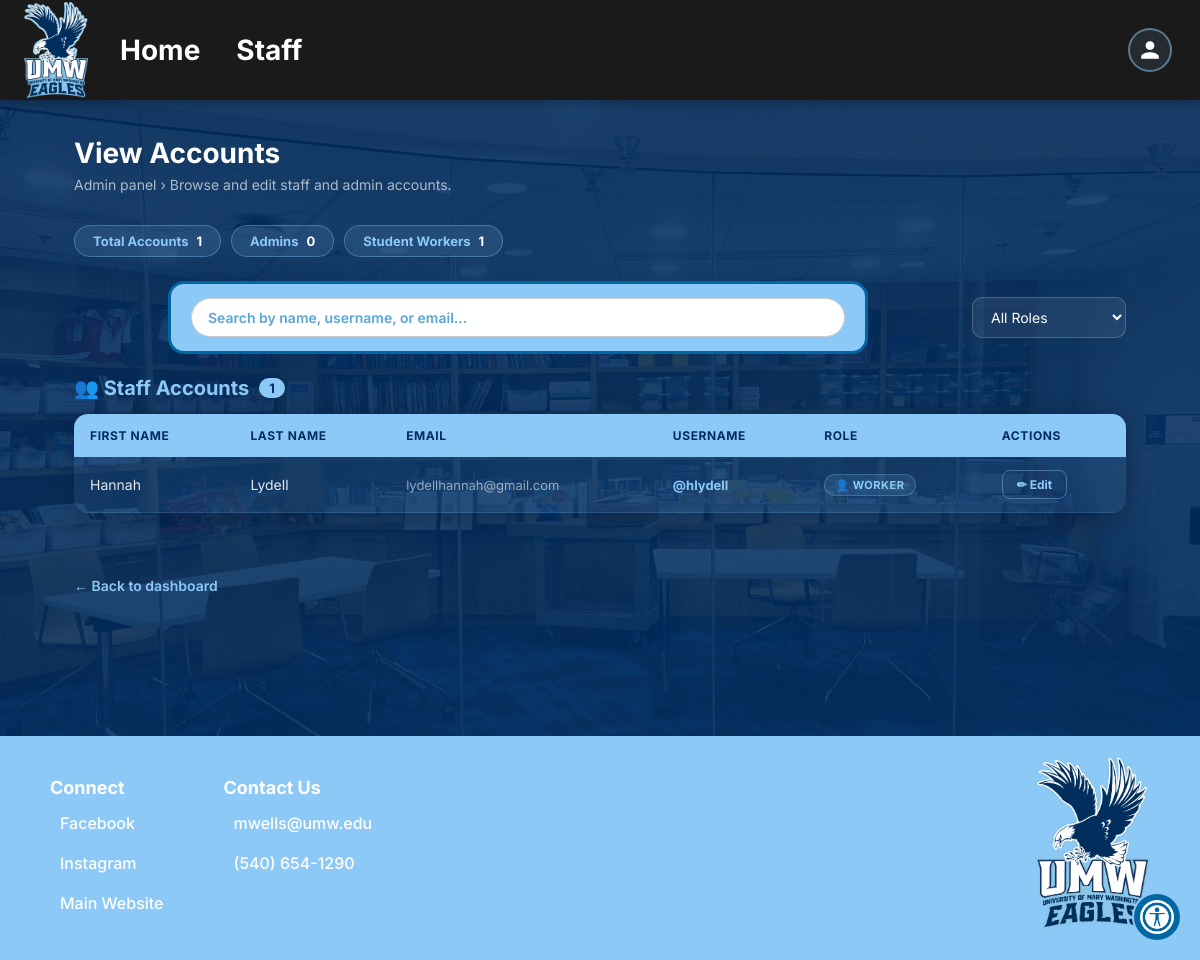
/view-worker.php (signed in), run on the app's committed database.
### tables this page shows
CREATE TABLE `dbpersons` (
  `id` varchar(256) NOT NULL,
  `start_date` text DEFAULT NULL,
  `first_name` text NOT NULL,
  `last_name` text DEFAULT NULL,
  `street_address` text DEFAULT NULL,
  `city` text DEFAULT NULL,
  `state` varchar(2) DEFAULT NULL,
  `zip_code` text DEFAULT NULL,
  `phone1` varchar(12) DEFAULT NULL,
  `over21` tinyint(1) DEFAULT NULL,
  `phone1type` text DEFAULT NULL,
  `emergency_contact_phone` varchar(12) DEFAULT NULL,
  `emergency_contact_phone_type` text DEFAULT NULL,
  `birthday` text DEFAULT NULL,
  `email` text DEFAULT NULL,
  `email_prefs` enum('true','false') DEFAULT NULL,
  `emergency_contact_first_name` text DEFAULT NULL,
  `contact_num` varchar(255) DEFAULT 'n/a',
  `emergency_contact_relation` text DEFAULT NULL,
  `contact_method` text DEFAULT NULL,
  `type` text DEFAULT NULL,
  `status` text DEFAULT NULL,
  `notes` text DEFAULT NULL,
  `password` text DEFAULT NULL,
  `affiliation` varchar(100) DEFAULT NULL,
  `branch` varchar(100) DEFAULT NULL,
  `archived` tinyint(1) DEFAULT NULL,
  `emergency_contact_last_name` text DEFAULT NULL
);

### database/dbPersons.php (called while the page is built, shortened)
<?php
include_once(dirname(__FILE__).'/../domain/Person.php');
function getall_persons() {
    $con=connect();
    $query = 'SELECT * FROM dbpersons WHERE id != "vmsroot"';
    $result = mysqli_query($con,$query);
    $result = mysqli_query($con,$query);
    $thePersons = array();
    while ($result_row = mysqli_fetch_assoc($result)) {
        $thePerson = make_a_person($result_row);
        $thePersons[] = $thePerson;
    }
    return $thePersons;
}
function make_a_person($result_row) {
        $thePerson = new Person(
    @$result_row['id'],
    @$result_row['start_date'],
    @$result_row['first_name'],
    @$result_row['last_name'],
    @$result_row['street_address'],
    @$result_row['city'],
    @$result_row['state'],
    @$result_row['zip_code'],
    @$result_row['phone1'],
    @$result_row['over21'],
    @$result_row['phone1type'],
    @$result_row['emergency_contact_phone'],
    @$result_row['emergency_contact_phone_type'],
    @$result_row['birthday'],
    @$result_row['email'],
    @$result_row['email_prefs'],
    @$result_row['emergency_contact_first_name'],
    @$result_row['contact_num'],
    @$result_row['emergency_contact_relation'],
    @$result_row['contact_method'],
    @$result_row['type'],
    @$result_row['status'],
    @$result_row['notes'],
    @$result_row['password'],
    @$result_row['affiliation'],
    @$result_row['branch'],
    @$result_row['archived'],
    @$result_row['emergency_contact_last_name']
);
    return $thePerson;
}

### domain/Person.php (called while the page is built, shortened)
<?php
class Person {
	private $id;
	private $first_name;
	private $last_name;
	private $email;
	private $type;
	function __construct(
        $id, $start_date, $first_name, $last_name, $street_address, $city, $state,
		$zip_code, $phone1, $age, $phone1type, $emergency_contact_phone,
		$emergency_contact_phone_type, $birthday, $email, $email_prefs,
		$emergency_contact_first_name, $contact_num, $emergency_contact_relation,
		$contact_method, $type, $status, $notes, $password, $affiliation, $branch, $archived,
		$emergency_contact_last_name) {
        $this->id = $id;
		$this->first_name = $first_name;
		$this->last_name = $last_name;
		$this->email = $email;
		$this->type = $type;
    }
	function get_id() {
		return $this->id;
	}
	function get_first_name() {
		return $this->first_name;
	}
	function get_last_name() {
		return $this->last_name;
	}
	function get_email() {
		return $this->email;
	}
	function get_type() {
		return $this->type;
	}
}

### view-worker.php (the view, shortened to what this page needs)
<?php
require_once('database/dbPersons.php');
require_once('domain/Person.php');
$workers = [];
$all_persons = getall_persons();
if ($all_persons) {
    foreach ($all_persons as $p) {
        if (!in_array($p->get_type(), ['admin', 'worker'])) continue;
        $workers[] = $p;
    }
}
usort($workers, fn($a, $b) => strcasecmp($a->get_last_name(), $b->get_last_name()));
$total_count  = count($workers);
$admin_count  = count(array_filter($workers, fn($p) => $p->get_type() === 'admin'));
$worker_count = $total_count - $admin_count;
?>
<!DOCTYPE html>
<html lang="en">
<head>
</head>
<body>
<?php require 'header.php'; ?>
<div class="overlay"></div>
<div class="page-wrapper">
    <h1 class="page-heading">View Accounts</h1>
    <p class="page-subheading">Admin panel › Browse and edit staff and admin accounts.</p>
    <div class="summary-bar">
        <div class="stat-pill">Total Accounts <span><?php echo $total_count; ?></span></div>
        <div class="stat-pill">Admins <span><?php echo $admin_count; ?></span></div>
        <div class="stat-pill">Student Workers <span><?php echo $worker_count; ?></span></div>
    </div>
    <div class="controls-row">
        <div class="search-wrapper">
            <div class="search-box">
                <div class="search-inner">
                    <input class="search-input" type="text" id="searchInput" placeholder="Search by name, username, or email…">
                </div>
            </div>
        </div>
        <select class="filter-select" id="roleFilter">
            <option value="all">All Roles</option>
        </select>
    </div>
    <h2 class="section-heading">
        👥 Staff Accounts
        <span class="badge"><?php echo $total_count; ?></span>
    </h2>
    <div class="table-wrapper">
        <?php if (empty($workers)): ?>
            <div class="empty-state">
                <svg xmlns="http://www.w3.org/2000/svg" fill="none" viewBox="0 0 24 24" stroke="currentColor">
                    <path stroke-linecap="round" stroke-linejoin="round" stroke-width="1.5" d="M17 20h5v-2a3 3 0 00-5.356-1.857M17 20H7m10 0v-2c0-.656-.126-1.283-.356-1.857M7 20H2v-2a3 3 0 015.356-1.857M7 20v-2c0-.656.126-1.283.356-1.857m0 0a5.002 5.002 0 019.288 0M15 7a3 3 0 11-6 0 3 3 0 016 0z"/>
                </svg>
                <p>No accounts found.</p>
            </div>
        <?php else: ?>
        <table id="workersTable">
            <thead>
                <tr>
                    <th>First Name</th>
                    <th>Last Name</th>
                    <th>Email</th>
                    <th>Username</th>
                    <th>Role</th>
                    <th>Actions</th>
                </tr>
            </thead>
            <tbody>
                <?php foreach ($workers as $w): ?>
                <tr
                    data-name="<?php echo strtolower(htmlspecialchars($w->get_first_name() . ' ' . $w->get_last_name())); ?>"
                    data-username="<?php echo strtolower(htmlspecialchars($w->get_id())); ?>"
                    data-email="<?php echo strtolower(htmlspecialchars($w->get_email())); ?>"
                    data-role="<?php echo strtolower(htmlspecialchars($w->get_type())); ?>"
                >
                    <td><?php echo htmlspecialchars($w->get_first_name()); ?></td>
                    <td><?php echo htmlspecialchars($w->get_last_name()); ?></td>
                    <td class="td-email"><?php echo htmlspecialchars($w->get_email() ?: '—'); ?></td>
                    <td class="td-username">@<?php echo htmlspecialchars($w->get_id()); ?></td>
                    <td>
                        <?php if ($w->get_type() === 'admin'): ?>
                            <span class="badge-role badge-admin">🔑 Admin</span>
                        <?php else: ?>
                            <span class="badge-role badge-worker">👤 Worker</span>
                        <?php endif; ?>
                    </td>
                    <td>
                        <button class="btn-edit" onclick="openEditModal(
                            '<?php echo htmlspecialchars($w->get_id(),         ENT_QUOTES); ?>',
                            '<?php echo htmlspecialchars($w->get_first_name(), ENT_QUOTES); ?>',
                            '<?php echo htmlspecialchars($w->get_last_name(),  ENT_QUOTES); ?>',
                            '<?php echo htmlspecialchars($w->get_email(),      ENT_QUOTES); ?>'
                        )">✏ Edit</button>
                    </td>
                </tr>
                <?php endforeach; ?>
            </tbody>
        </table>
        <?php endif; ?>
    </div>
    <a href="staffPage.php" class="back-link">← Back to dashboard</a>
</div>
<?php require 'footer.php'; ?>
</body>
</html>

### view-worker.php (style rules this page uses)
* { box-sizing: border-box; margin: 0; padding: 0; font-family: 'Inter', sans-serif; }
body { min-height: 100vh; padding-top: 95px; color: white; background-image: url('images/library.jpg'); background-size: cover; background-position: center; position: relative; }
.overlay { position: fixed; inset: 0; background: rgba(0, 45, 97, 0.88); z-index: -1; }
.page-wrapper { max-width: 1100px; margin: 0 auto; padding: 40px 24px 80px; }
.page-heading { font-size: 28px; font-weight: 700; margin-bottom: 6px; color: white; }
.page-subheading { font-size: 14px; color: rgba(255,255,255,0.65); margin-bottom: 32px; }
.summary-bar { display: flex; gap: 10px; margin-bottom: 24px; flex-wrap: wrap; }
.stat-pill { background: rgba(141,201,247,0.12); border: 1.5px solid rgba(141,201,247,0.35); border-radius: 50px; padding: 7px 18px; font-size: 13px; font-weight: 700; color: #8DC9F7; }
.stat-pill span { color: white; margin-left: 5px; }
.controls-row { display: flex; gap: 10px; margin-bottom: 22px; flex-wrap: wrap; align-items: center; }
.search-wrapper { display: flex; justify-content: center; flex: 1; min-width: 200px; }
.search-box { width: 100%; max-width: 700px; border: 3px solid #0067A2; border-radius: 16px; padding: 14px 20px; background-color: #8DC9F7; display: flex; }
.search-inner { position: relative; width: 100%; }
.search-input { width: 100%; padding: 10px 120px 10px 16px; font-size: 14px; border: 1px solid #ccc; border-radius: 20px; outline: none; color: #0067A2; font-family: 'Inter', sans-serif; font-weight: 600; }
.search-input::placeholder { color: #5aa5d4; }
.filter-select { padding: 10px 14px; font-size: 14px; font-family: 'Inter', sans-serif; background: rgba(255,255,255,0.07); border: 1.5px solid rgba(255,255,255,0.2); border-radius: 10px; color: white; outline: none; cursor: pointer; height: fit-content; align-self: center; }
.filter-select option { background: #002D61; }
.section-heading { font-size: 20px; font-weight: 700; color: #8DC9F7; margin-bottom: 14px; display: flex; align-items: center; gap: 10px; }
.section-heading .badge { background: #8DC9F7; color: #002D61; font-size: 13px; font-weight: 700; padding: 2px 10px; border-radius: 20px; }
.table-wrapper { width: 100%; overflow-x: auto; border-radius: 14px; margin-bottom: 48px; box-shadow: 0 4px 24px rgba(0,0,0,0.25); }
table { width: 100%; border-collapse: collapse; background: rgba(141,201,247,0.08); font-size: 14px; min-width: 540px; }
thead tr { background: #8DC9F7; color: #002D61; }
thead th { padding: 14px 16px; text-align: left; font-weight: 700; font-size: 12px; text-transform: uppercase; letter-spacing: 0.05em; white-space: nowrap; }
tbody tr { border-bottom: 1px solid rgba(141,201,247,0.15); transition: background 0.15s; }
tbody td { padding: 13px 16px; color: rgba(255,255,255,0.88); vertical-align: middle; }
.td-username { color: #8DC9F7; font-weight: 700; font-size: 13px; }
.td-email { color: rgba(255,255,255,0.55); font-size: 13px; }
.badge-role { display: inline-block; padding: 3px 10px; border-radius: 50px; font-size: 11px; font-weight: 700; text-transform: uppercase; letter-spacing: .05em; }
.badge-worker { background: rgba(141,201,247,.12); color: #8DC9F7; border: 1px solid rgba(141,201,247,.25); }
.btn-edit { background: transparent; border: 1.5px solid rgba(141,201,247,.4); color: #8DC9F7; font-size: 12px; font-family: 'Inter', sans-serif; font-weight: 700; padding: 6px 14px; border-radius: 8px; cursor: pointer; transition: background .2s, border-color .2s; white-space: nowrap; }
.back-link { display: inline-block; margin-top: 16px; color: #8DC9F7; font-size: 14px; text-decoration: none; font-weight: 600; }

### data on the page
dbpersons: type "0", type "1", first_name "Hannah", last_name "Lydell", email "lydellhannah@gmail.com", id "hlydell", shows "👤 WORKER"

### other printed values
$total_count "1"
